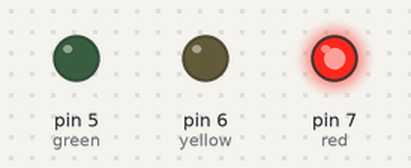
The sketch below on a simulated Arduino Uno, built with avr-gcc and run on an emulated ATmega328P. Parts: output pins drawn as LEDs (lit = HIGH).

Above: at 0.5 s.
At 1.5 s:
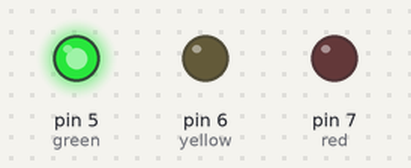
At 5.5 s:
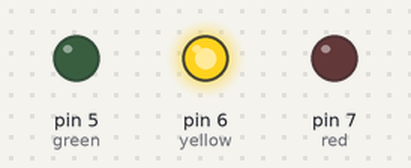
Timing chart, 0 to 6.9 s (numbered marks = the images above):
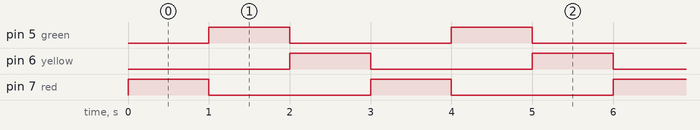

The sketch:

sketch.ino
```cpp
int red = 7;
int yellow = 6;
int green = 5;

void setup() {
  pinMode(red, OUTPUT);
  pinMode(yellow, OUTPUT);
  pinMode(green, OUTPUT);
}

void loop() {
  digitalWrite(red, HIGH);
  digitalWrite(yellow, LOW);
  delay(1000); // Wait for 1000 millisecond(s)
  digitalWrite(red, LOW);
  digitalWrite(green, HIGH);
  delay(1000); // Wait for 1000 millisecond(s)
  digitalWrite(green, LOW);
  digitalWrite(yellow, HIGH);
  delay(1000);
}
```

Measured:
- by itself, pin 5 (green), pin 6 (yellow), pin 7 (red): alternates HIGH for 1.0 s and LOW for 2.0 s
- by itself, everything shown: repeats every 3.0 s, in 3 steps
